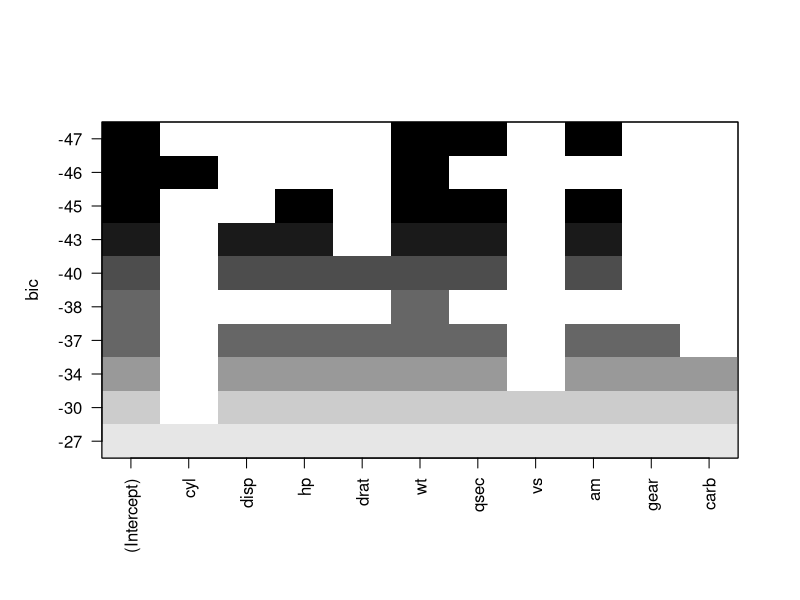

Write R code to recreate this figure.
library(leaps)

# Cargar datos.
datos <- mtcars

# Ajustar modelo nulo.
nulo <- lm(mpg ~ 1, data = datos)
cat("=== Modelo nulo ===\n")
print(summary(nulo))

# Ajustar modelo completo.
completo <- lm(mpg ~ ., data = datos)
cat("=== Modelo completo ===\n")
print(summary(completo))

# Ajustar modelo con selección hacia adelante.
adelante <- step(nulo, scope = list(upper = completo), direction = "forward",
                 trace = 0)

cat("=== Modelo con selección hacia adelante ===\n")
print(summary(adelante))
cat("AIC =", AIC(adelante), "\n\n")

# Ajustar modelo con eliminación hacia atrás.
atras <- step(completo, scope = list(lower = nulo), direction = "backward",
              trace = 0)

cat("=== Modelo con eliminación hacia atrás ===\n")
print(summary(atras))
cat("AIC =", AIC(atras), "\n\n")

# Ajustar modelo con regresión escalonada.
escalonado <- step(nulo, scope = list(lower = nulo, upper = completo),
                   direction = "both", trace = 0)

cat("=== Modelo con regresión escalonada ===\n")
print(summary(escalonado))
cat("AIC =", AIC(escalonado), "\n\n")

# Ajustar modelo con todos los subconjuntos.
modelos <- regsubsets(mpg ~ ., data = datos, method = "exhaustive",
                      nbest = 1, nvmax = 10)

print(plot(modelos))
